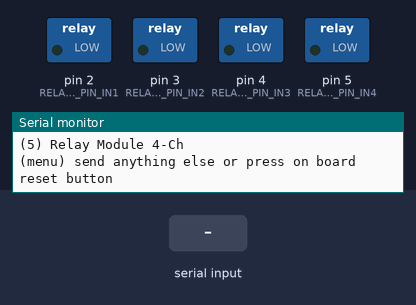
Bench run of a sketch on a simulated Arduino Uno, built with avr-gcc and run on an emulated ATmega328P. Parts: switched loads named in the sketch (green lamp = pin HIGH), the last lines printed to the serial monitor. The test bench sets the inputs (shaded band).

Above: at 1.1 s.
1.2 s: "5" received over Serial
At 1.6 s:
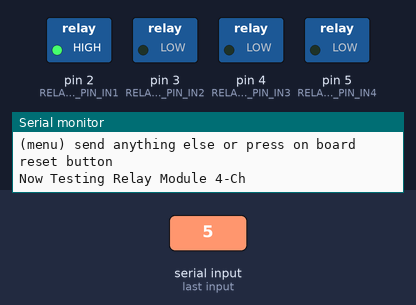
At 2.6 s:
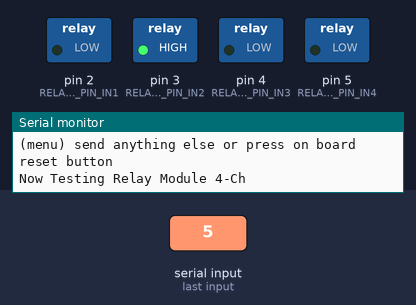
Timing chart, 0 to 13.2 s (numbered marks = the images above; inputs shaded):
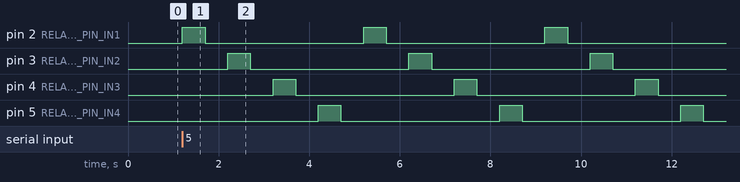

The sketch:

circuito.ino
```cpp
// Include Libraries
#include "Arduino.h"


// Pin Definitions
#define IRPROXIMITY_1_PIN_VOUT	A3
#define IRPROXIMITY_2_PIN_VOUT	A1
#define IRPROXIMITY_3_PIN_VOUT	A5
#define IRPROXIMITY_4_PIN_VOUT	A4
#define RELAYMODULE4CH_PIN_IN1	2
#define RELAYMODULE4CH_PIN_IN2	3
#define RELAYMODULE4CH_PIN_IN3	4
#define RELAYMODULE4CH_PIN_IN4	5


// Global variables and defines
//define an array for the 4ch relay module pins
int RelayModule4chPins[] = { RELAYMODULE4CH_PIN_IN1, RELAYMODULE4CH_PIN_IN2, RELAYMODULE4CH_PIN_IN3, RELAYMODULE4CH_PIN_IN4 };
// object initialization


// define vars for testing menu
const int timeout = 10000;       //define timeout of 10 sec
char menuOption = 0;
long time0;

// Setup the essentials for your circuit to work. It runs first every time your circuit is powered with electricity.
void setup()
{
    // Setup Serial which is useful for debugging
    // Use the Serial Monitor to view printed messages
    Serial.begin(9600);
    while (!Serial) ; // wait for serial port to connect. Needed for native USB
    Serial.println("start");

    pinMode(RELAYMODULE4CH_PIN_IN1, OUTPUT);
    pinMode(RELAYMODULE4CH_PIN_IN2, OUTPUT);
    pinMode(RELAYMODULE4CH_PIN_IN3, OUTPUT);
    pinMode(RELAYMODULE4CH_PIN_IN4, OUTPUT);
    menuOption = menu();

}

// Main logic of your circuit. It defines the interaction between the components you selected. After setup, it runs over and over again, in an eternal loop.
void loop()
{


    if(menuOption == '1') {}
    // Disclaimer: The Infrared Proximity Sensor Long Range - Sharp GP2Y0A02YK0F #1 is in testing and/or doesn't have code, therefore it may be buggy. Please be kind and report any bugs you may find.
    else if(menuOption == '2') {}
    // Disclaimer: The Infrared Proximity Sensor Long Range - Sharp GP2Y0A02YK0F #2 is in testing and/or doesn't have code, therefore it may be buggy. Please be kind and report any bugs you may find.
    else if(menuOption == '3') {}
    // Disclaimer: The Infrared Proximity Sensor Long Range - Sharp GP2Y0A02YK0F #3 is in testing and/or doesn't have code, therefore it may be buggy. Please be kind and report any bugs you may find.
    else if(menuOption == '4') {}
    // Disclaimer: The Infrared Proximity Sensor Long Range - Sharp GP2Y0A02YK0F #4 is in testing and/or doesn't have code, therefore it may be buggy. Please be kind and report any bugs you may find.
    else if(menuOption == '5') {
    // Relay Module 4-Ch - Test Code
    //This loop will turn on and off each relay in the array for 0.5 sec
    for (int i = 0; i < 4; i++) {
      digitalWrite(RelayModule4chPins[i],HIGH);
      delay(500);
      digitalWrite(RelayModule4chPins[i],LOW);
      delay(500);
    }
    }


    if (millis() - time0 > timeout)
    {
        menuOption = menu();
    }

}


// Menu function for selecting the components to be tested
// Follow serial monitor for instrcutions
char menu()
{

    Serial.println(F("\nWhich component would you like to test?"));
    Serial.println(F("(1) Infrared Proximity Sensor Long Range - Sharp GP2Y0A02YK0F #1"));
    Serial.println(F("(2) Infrared Proximity Sensor Long Range - Sharp GP2Y0A02YK0F #2"));
    Serial.println(F("(3) Infrared Proximity Sensor Long Range - Sharp GP2Y0A02YK0F #3"));
    Serial.println(F("(4) Infrared Proximity Sensor Long Range - Sharp GP2Y0A02YK0F #4"));
    Serial.println(F("(5) Relay Module 4-Ch"));
    Serial.println(F("(menu) send anything else or press on board reset button\n"));
    while (!Serial.available());

    // Read data from serial monitor if received
    while (Serial.available())
    {
        char c = Serial.read();
        if (isAlphaNumeric(c))
        {
            if(c == '1')
    		{
    			Serial.println(F("Now Testing Infrared Proximity Sensor Long Range - Sharp GP2Y0A02YK0F #1 - note that this component doesn't have a test code"));
    		}
    		else if(c == '2')
    		{
    			Serial.println(F("Now Testing Infrared Proximity Sensor Long Range - Sharp GP2Y0A02YK0F #2 - note that this component doesn't have a test code"));
    		}
    		else if(c == '3')
    		{
    			Serial.println(F("Now Testing Infrared Proximity Sensor Long Range - Sharp GP2Y0A02YK0F #3 - note that this component doesn't have a test code"));
    		}
    		else if(c == '4')
    		{
    			Serial.println(F("Now Testing Infrared Proximity Sensor Long Range - Sharp GP2Y0A02YK0F #4 - note that this component doesn't have a test code"));
    		}
    		else if(c == '5')
    			Serial.println(F("Now Testing Relay Module 4-Ch"));
            else
            {
                Serial.println(F("illegal input!"));
                return 0;
            }
            time0 = millis();
            return c;
        }
    }
}
```

Measured:
- after the input at 1.2 s, pin 2 (RELAYMODULE4CH_PIN_IN1): alternates HIGH for 0.50 s and LOW for 3.5 s, starting at once; pin 3 (RELAYMODULE4CH_PIN_IN2): alternates HIGH for 0.50 s and LOW for 3.5 s, starting after 1.0 s
